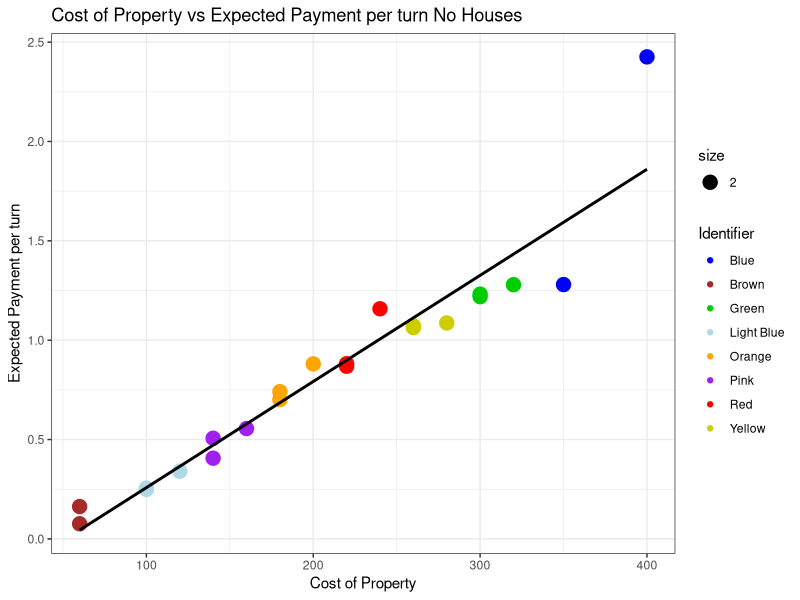
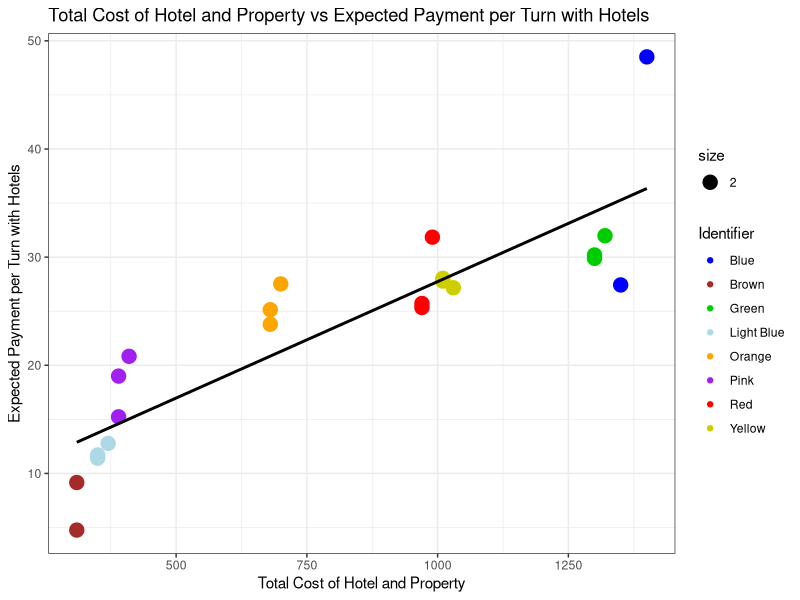
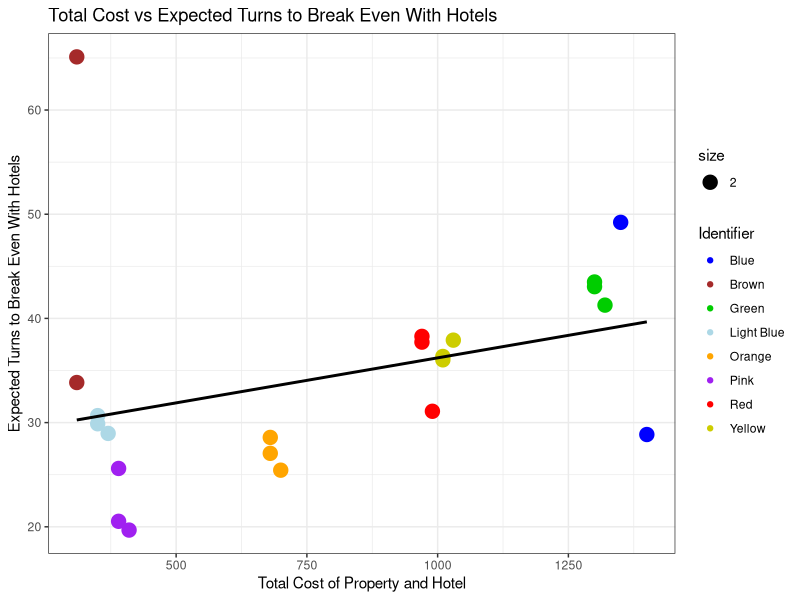
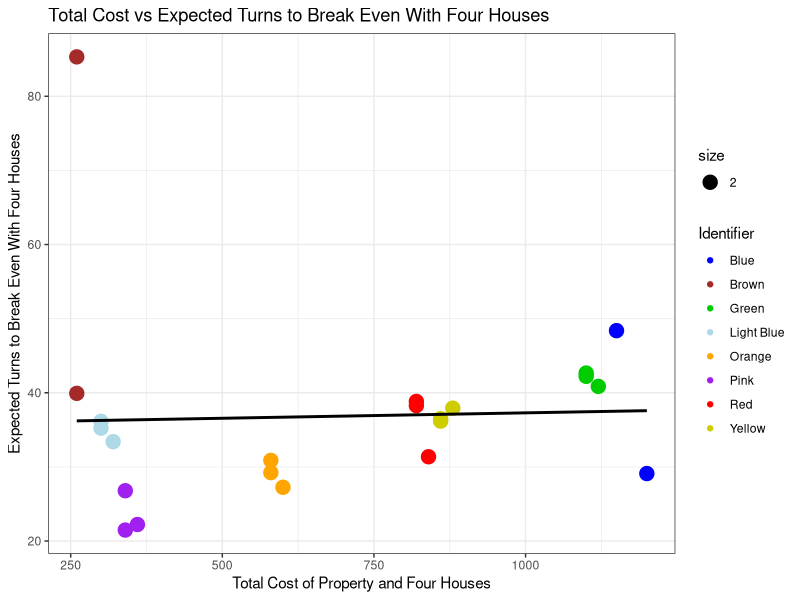
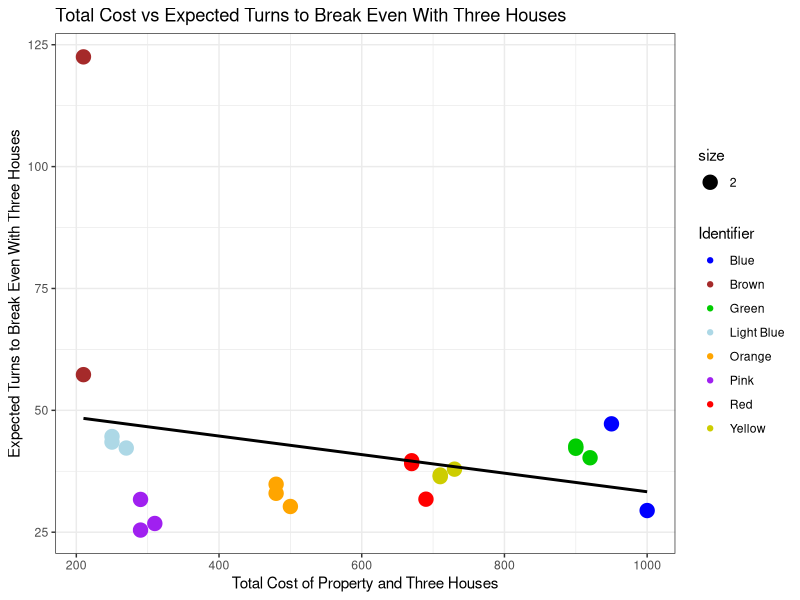
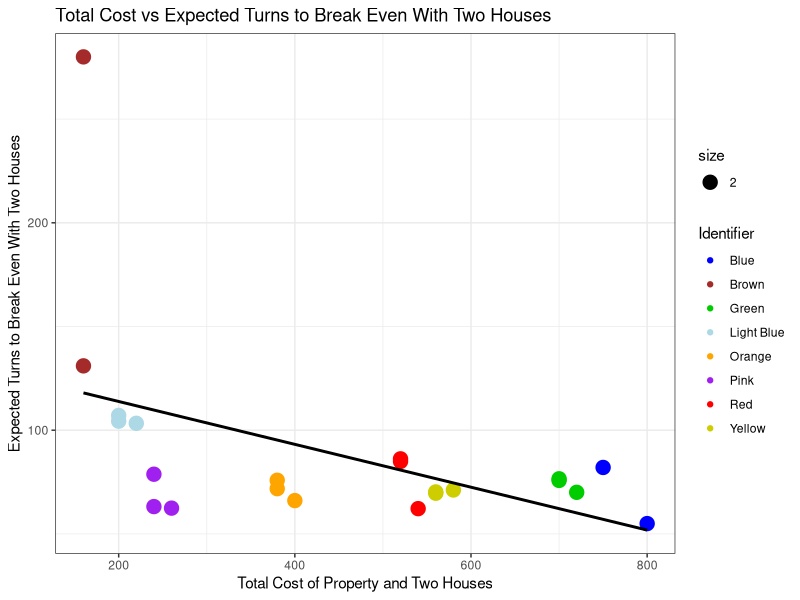
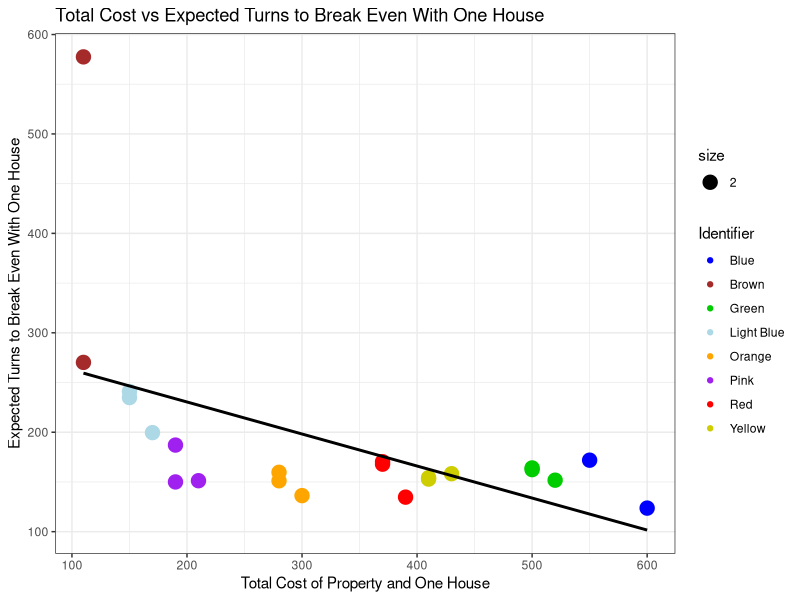
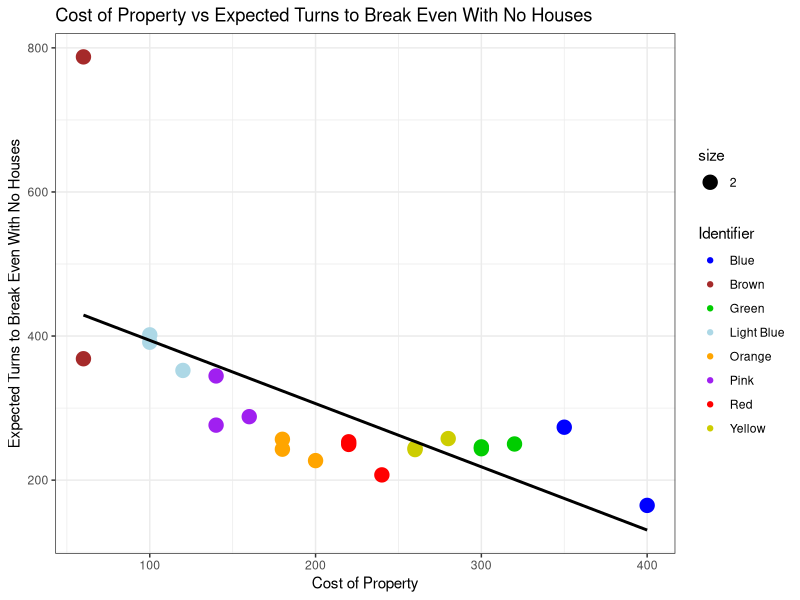

Write R code to recreate these figures, in order.
## ---- chunk 1
knitr::opts_chunk$set(echo = TRUE)
## ---- chunk 2
library(tidyverse)
## ---- chunk 3
sim_data <- tibble(read.csv("monopolysimdata.csv"))
prop_data <- tibble(read.csv("monopolypropertydata.csv"))


m_data <- inner_join(sim_data, prop_data, by = "space")
just_prop <- m_data %>% drop_na(Hotel)

just_prop <- just_prop %>% mutate(expected_payment_base = rel*No_House_Doubled, expected_payment_one_house = rel*One_House, expected_payment_two_houses = rel*Two_Houses, expected_payment_three_houses = rel*Three_Houses, expected_payment_four_houses = rel*Four_Houses, expected_payment_hotel = rel*Hotel)

just_prop <- just_prop %>% mutate(hotel_cost_total = 5* House_Cost + Sale_Cost, four_houses_cost_total = 4* House_Cost + Sale_Cost, three_houses_cost_total = 3* House_Cost + Sale_Cost, two_houses_cost_total = 2* House_Cost + Sale_Cost, one_house_cost_total =  House_Cost + Sale_Cost)

just_prop <- just_prop %>% mutate(expected_turns_to_repay_hotel = hotel_cost_total/expected_payment_hotel, expected_turns_to_repay_four_houses = four_houses_cost_total/expected_payment_four_houses, expected_turns_to_repay_three_houses = three_houses_cost_total/ expected_payment_three_houses, expected_turns_to_repay_two_houses = two_houses_cost_total/expected_payment_two_houses, expected_turns_to_repay_one_house = one_house_cost_total/expected_payment_one_house, expected_turns_to_repay_base = Sale_Cost/expected_payment_base)
## ---- chunk 4
ggplot(data = just_prop, aes(x = Sale_Cost, y = expected_payment_base, size = 2)) + geom_point(aes(color = Identifier)) + geom_smooth(method = lm, se = FALSE, size =1, color = "black")+ scale_color_manual(values = c("blue","brown", "green3", "light blue", "orange", "purple", "red","yellow3")) + theme_bw() + labs(title = "Cost of Property vs Expected Payment per turn No Houses", x = "Cost of Property", y = "Expected Payment per turn")
## ---- chunk 5
ggplot(data = just_prop, aes(x = hotel_cost_total, y = expected_payment_hotel,  size = 2)) + geom_point(aes(color = Identifier)) + geom_smooth(method = lm, se = FALSE, size =1, color = "black") + scale_color_manual(values = c("blue","brown", "green3", "light blue", "orange", "purple", "red","yellow3")) + theme_bw() +labs(title = "Total Cost of Hotel and Property vs Expected Payment per Turn with Hotels", x = "Total Cost of Hotel and Property", y = "Expected Payment per Turn with Hotels")

## ---- chunk 6
ggplot(data = just_prop, aes(x = hotel_cost_total, y = expected_turns_to_repay_hotel,  size = 2)) + geom_point(aes(color = Identifier)) + geom_smooth(method = lm, se = FALSE, size =1, color = "black") + scale_color_manual(values = c("blue","brown", "green3", "light blue", "orange", "purple", "red","yellow3")) + theme_bw() + labs(title = "Total Cost vs Expected Turns to Break Even With Hotels", x = "Total Cost of Property and Hotel", y = "Expected Turns to Break Even With Hotels")
## ---- chunk 7
ggplot(data = just_prop, aes(x = four_houses_cost_total, y = expected_turns_to_repay_four_houses,  size = 2)) + geom_point(aes(color = Identifier)) + geom_smooth(method = lm, se = FALSE, size =1, color = "black") + scale_color_manual(values = c("blue","brown", "green3", "light blue", "orange", "purple", "red","yellow3")) + theme_bw() + labs(title = "Total Cost vs Expected Turns to Break Even With Four Houses", x = "Total Cost of Property and Four Houses", y = "Expected Turns to Break Even With Four Houses")
## ---- chunk 8
ggplot(data = just_prop, aes(x = three_houses_cost_total, y = expected_turns_to_repay_three_houses,  size = 2)) + geom_point(aes(color = Identifier)) + geom_smooth(method = lm, se = FALSE, size =1, color = "black") + scale_color_manual(values = c("blue","brown", "green3", "light blue", "orange", "purple", "red","yellow3")) + theme_bw() + labs(title = "Total Cost vs Expected Turns to Break Even With Three Houses", x = "Total Cost of Property and Three Houses", y = "Expected Turns to Break Even With Three Houses")
## ---- chunk 9
ggplot(data = just_prop, aes(x = two_houses_cost_total, y = expected_turns_to_repay_two_houses,  size = 2)) + geom_point(aes(color = Identifier)) + geom_smooth(method = lm, se = FALSE, size =1, color = "black") + scale_color_manual(values = c("blue","brown", "green3", "light blue", "orange", "purple", "red","yellow3")) + theme_bw() + labs(title = "Total Cost vs Expected Turns to Break Even With Two Houses", x = "Total Cost of Property and Two Houses", y = "Expected Turns to Break Even With Two Houses")
## ---- chunk 10
ggplot(data = just_prop, aes(x = one_house_cost_total, y = expected_turns_to_repay_one_house,  size = 2)) + geom_point(aes(color = Identifier)) + geom_smooth(method = lm, se = FALSE, size =1, color = "black") + scale_color_manual(values = c("blue","brown", "green3", "light blue", "orange", "purple", "red","yellow3")) + theme_bw() + labs(title = "Total Cost vs Expected Turns to Break Even With One House", x = "Total Cost of Property and One House", y = "Expected Turns to Break Even With One House")
## ---- chunk 11
ggplot(data = just_prop, aes(x = Sale_Cost, y = expected_turns_to_repay_base,  size = 2)) + geom_point(aes(color = Identifier)) + geom_smooth(method = lm, se = FALSE, size =1, color = "black") + scale_color_manual(values = c("blue","brown", "green3", "light blue", "orange", "purple", "red","yellow3")) + theme_bw() + labs(title = "Cost of Property vs Expected Turns to Break Even With No Houses", x = "Cost of Property", y = "Expected Turns to Break Even With No Houses")
## ---- chunk 12
just_prop <- just_prop %>% mutate(mean_turns_to_break_even = (expected_turns_to_repay_base + expected_turns_to_repay_one_house + expected_turns_to_repay_two_houses + expected_turns_to_repay_three_houses + expected_turns_to_repay_four_houses + expected_turns_to_repay_hotel) / 6 )

ggplot(data = just_prop, aes(x = Sale_Cost, y = mean_turns_to_break_even,  size = 2)) + geom_point(aes(color = Identifier)) + geom_smooth(method = lm, se = FALSE, size =1, color = "black") + scale_color_manual(values = c("blue","brown", "green3", "light blue", "orange", "purple", "red","yellow3")) + theme_bw() + labs(title = "Cost of Property vs Mean Turns to Break Even", x = "Cost of Property", y = "Mean Turns to Break Even")
## ---- chunk 13
just_prop %>% select(space, title, Identifier, Sale_Cost, mean_turns_to_break_even) %>% arrange(mean_turns_to_break_even)
## ---- chunk 14
color_tbe <- just_prop %>% select(space, title, Identifier, Sale_Cost, mean_turns_to_break_even) %>% group_by(Identifier) %>% summarize(color_mean_turns_to_break_even = mean(mean_turns_to_break_even)) %>% arrange(color_mean_turns_to_break_even)
color_tbe
## ---- chunk 15
color_tbe$Identifier <- factor(color_tbe$Identifier,levels = c("Blue", "Brown", "Green", "Light Blue", "Orange", "Pink", "Red", "Yellow"))
ggplot(data = color_tbe, aes(x = reorder(Identifier, color_mean_turns_to_break_even), y = color_mean_turns_to_break_even)) + geom_bar(stat = "Identity", aes(fill = Identifier))  + scale_fill_manual(values = c("blue","brown", "green3", "light blue", "orange", "purple", "red","yellow3")) + theme_bw() + labs(title = "Cost of Property vs Mean Turns to Break Even", x = "Set Color", y = "Mean Turns to Break Even for the Set")
